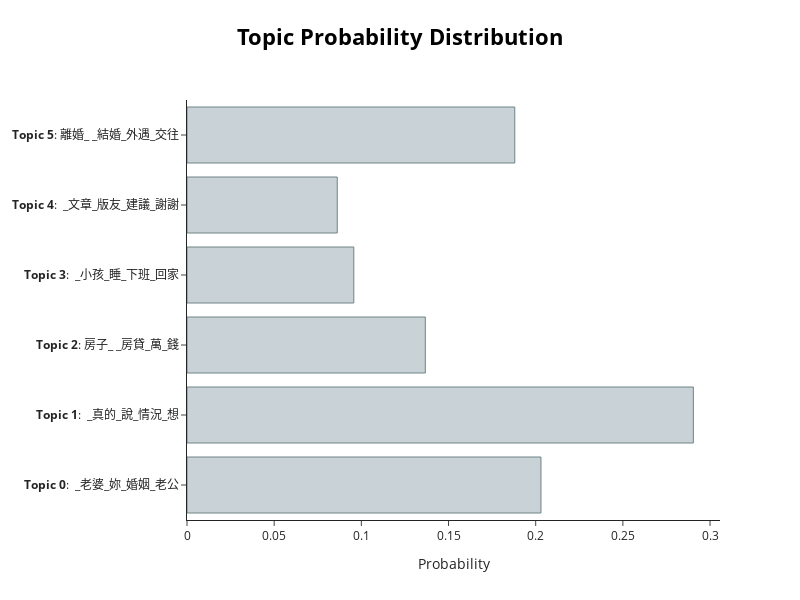

The code cell stored with this chart in its notebook:
### Code cell
# 以第1777個文件為例，列出這份文件對每個主題的機率分布
zh_topic_model.visualize_distribution(topic_distr[1777])

### Figure 1 — Plotly figure (JSON) as saved in the notebook; plotly's stock layout.template omitted (floating-point values rounded to 4 significant figures)
{"data": [{"marker": {"color": "#C8D2D7", "line": {"color": "#6E8484", "width": 1}}, "orientation": "h", "type": "bar", "x": [0.203, 0.2904, 0.1367, 0.09567, 0.08618, 0.188], "y": ["<b>Topic 0</b>:  _老婆_妳_婚姻_老公", "<b>Topic 1</b>:  _真的_說_情況_想", "<b>Topic 2</b>: 房子_ _房貸_萬_錢", "<b>Topic 3</b>:  _小孩_睡_下班_回家", "<b>Topic 4</b>:  _文章_版友_建議_謝謝", "<b>Topic 5</b>: 離婚_ _結婚_外遇_交往"]}], "layout": {"height": 600, "hoverlabel": {"bgcolor": "white", "font": {"family": "Rockwell", "size": 16}}, "title": {"font": {"color": "Black", "size": 22}, "text": "<b>Topic Probability Distribution</b>", "x": 0.5, "xanchor": "center", "y": 0.95, "yanchor": "top"}, "width": 800, "xaxis": {"title": {"text": "Probability"}}}}
